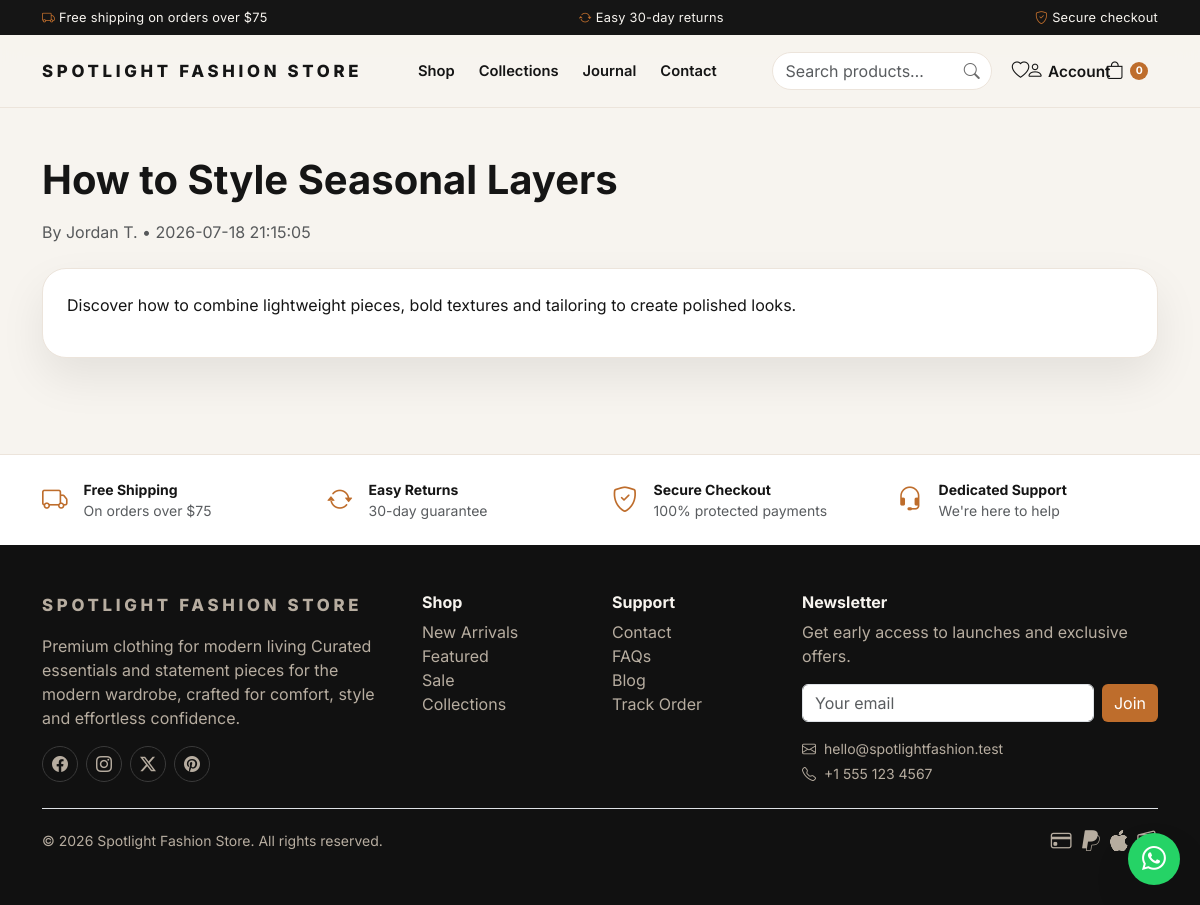
The app's page /blog.php?slug=how-to-style-seasonal-layers with its own data.
### tables this page shows
CREATE TABLE IF NOT EXISTS settings (
    id INT UNSIGNED AUTO_INCREMENT PRIMARY KEY,
    setting_key VARCHAR(100) NOT NULL UNIQUE,
    setting_value TEXT NULL,
    created_at TIMESTAMP DEFAULT CURRENT_TIMESTAMP,
    updated_at TIMESTAMP DEFAULT CURRENT_TIMESTAMP ON UPDATE CURRENT_TIMESTAMP,
    INDEX idx_setting_key (setting_key)
);

CREATE TABLE IF NOT EXISTS blog_posts (
    id INT UNSIGNED AUTO_INCREMENT PRIMARY KEY,
    title VARCHAR(220) NOT NULL,
    slug VARCHAR(220) NOT NULL UNIQUE,
    excerpt TEXT NULL,
    content LONGTEXT NULL,
    featured_image VARCHAR(255) NULL,
    author VARCHAR(120) NULL,
    status ENUM('published','draft') NOT NULL DEFAULT 'draft',
    created_at TIMESTAMP DEFAULT CURRENT_TIMESTAMP,
    updated_at TIMESTAMP DEFAULT CURRENT_TIMESTAMP ON UPDATE CURRENT_TIMESTAMP,
    INDEX idx_blog_posts_slug (slug)
);

### Includes/functions.php (called while the page is built, shortened)
<?php
function db(): PDO {
    static $pdo = null;
    if ($pdo instanceof PDO) {
        return $pdo;
    }
    $dsn = 'mysql:host=' . DB_HOST . ';port=' . DB_PORT . ';dbname=' . DB_NAME . ';charset=utf8mb4';
    try {
        $pdo = new PDO($dsn, DB_USER, DB_PASS, [
            PDO::ATTR_ERRMODE => PDO::ERRMODE_EXCEPTION,
            PDO::ATTR_DEFAULT_FETCH_MODE => PDO::FETCH_ASSOC,
            PDO::ATTR_EMULATE_PREPARES => false,
        ]);
        return $pdo;
    } catch (PDOException $exception) {
        throw new RuntimeException('Database connection failed: ' . $exception->getMessage());
    }
}
function e(string $value): string {
    return htmlspecialchars($value, ENT_QUOTES, 'UTF-8');
}
function get_setting(string $key, string $default = ''): string {
    try {
        $stmt = db()->prepare('SELECT setting_value FROM settings WHERE setting_key = ? LIMIT 1');
        $stmt->execute([$key]);
        $row = $stmt->fetch();
        return $row['setting_value'] ?? $default;
    } catch (Throwable $exception) {
        return $default;
    }
}
function get_cart_count(): int {
    return isset($_SESSION['cart']) ? count($_SESSION['cart']) : 0;
}

### blog.php (the view, shortened to what this page needs)
<?php
require_once __DIR__ . '/Includes/header.php';
$slug = sanitize($_GET['slug'] ?? '');
if ($slug !== '') {
    $stmt = db()->prepare('SELECT id, title, slug, content, excerpt, featured_image, author, created_at FROM blog_posts WHERE slug = ? AND status = "published" LIMIT 1');
    $stmt->execute([$slug]);
    $post = $stmt->fetch();
} else {
    $post = null;
}
?>
<section class="container py-5">
    <?php if ($post): ?>
        <h1 class="fw-bold mb-3"><?php echo e($post['title']); ?></h1>
        <p class="text-muted">By <?php echo e($post['author'] ?? 'Spotlight Team'); ?> • <?php echo e($post['created_at']); ?></p>
        <div class="section-card p-4 mt-4">
            <p><?php echo e($post['content']); ?></p>
        </div>
    <?php endif; ?>
</section>
<?php require_once __DIR__ . '/Includes/footer.php'; ?>

### Includes/header.php (shortened to what this page needs)
<?php
require_once __DIR__ . '/functions.php';
$cartCount = get_cart_count();
$siteName = get_setting('site_name', SITE_NAME);
$siteTagline = get_setting('site_tagline', 'Premium fashion for modern living.');
$currentPage = basename($_SERVER['SCRIPT_NAME']);
$navLinks = [
    'shop.php' => 'Shop',
    'index.php#collections' => 'Collections',
    'index.php#blog' => 'Journal',
    'index.php#contact' => 'Contact',
];
?><!DOCTYPE html>
<html lang="en">
<head>
    <link rel="stylesheet" href="https://cdn.jsdelivr.net/npm/bootstrap@5.3.3/dist/css/bootstrap.min.css">
    <link rel="stylesheet" href="https://cdn.jsdelivr.net/npm/bootstrap-icons@1.11.3/font/bootstrap-icons.css">
    <link rel="stylesheet" href="<?php echo ASSET_URL; ?>css/style.css">
</head>
<body>
<div class="announce-bar">
    <div class="container d-flex justify-content-center justify-content-md-between align-items-center flex-wrap gap-1 py-2">
        <span class="d-none d-md-inline"><i class="bi bi-truck me-1"></i>Free shipping on orders over $75</span>
        <span><i class="bi bi-arrow-repeat me-1"></i>Easy 30-day returns</span>
        <span class="d-none d-md-inline"><i class="bi bi-shield-check me-1"></i>Secure checkout</span>
    </div>
</div>
<header class="topbar">
    <div class="container py-3 d-flex justify-content-between align-items-center gap-3">
        <a class="brand" href="<?php echo BASE_URL; ?>">
            <?php echo e($siteName); ?>
        </a>
        <nav class="d-none d-lg-flex gap-4 align-items-center main-nav">
            <?php foreach ($navLinks as $href => $label): ?>
                <a href="<?php echo BASE_URL . $href; ?>" class="<?php echo (strpos($href, '#') === false && $currentPage === $href) ? 'active' : ''; ?>"><?php echo e($label); ?></a>
            <?php endforeach; ?>
        </nav>
        <div class="d-flex align-items-center gap-1 gap-md-2">
            <form class="search-form d-none d-md-flex" action="<?php echo BASE_URL; ?>shop.php" method="get" role="search">
                <input class="form-control" type="search" name="q" placeholder="Search products…" aria-label="Search products">
                <button type="submit" aria-label="Search"><i class="bi bi-search"></i></button>
            </form>
            <a class="icon-btn d-none d-sm-inline-flex" href="<?php echo BASE_URL; ?>User/wishlist.php" aria-label="Wishlist" title="Wishlist"><i class="bi bi-heart"></i></a>
            <a class="icon-btn" href="<?php echo isset($_SESSION['user_id']) ? BASE_URL . 'User/profile.php' : BASE_URL . 'login.php'; ?>" aria-label="Account" title="Account">
                <i class="bi bi-person"></i>
                <span class="d-none d-lg-inline ms-1 small fw-semibold"><?php echo isset($_SESSION['user_name']) ? e(explode(' ', $_SESSION['user_name'])[0]) : 'Account'; ?></span>
            </a>
            <a class="icon-btn cart-btn" href="<?php echo BASE_URL; ?>cart.php" aria-label="Cart">
                <i class="bi bi-bag"></i>
                <span class="cart-count" data-cart-count><?php echo (int) $cartCount; ?></span>
            </a>
        </div>
    </div>
</header>
<main class="pb-5">

### Includes/footer.php (shortened to what this page needs)
</main>
<section class="usp-bar py-4">
    <div class="container">
        <div class="row g-4 text-center text-md-start">
            <div class="col-6 col-md-3 d-flex align-items-center gap-3 justify-content-center justify-content-md-start">
                <i class="bi bi-truck"></i>
                <div>
                    <div class="fw-bold small">Free Shipping</div>
                    <div class="text-muted small">On orders over $75</div>
                </div>
            </div>
            <div class="col-6 col-md-3 d-flex align-items-center gap-3 justify-content-center justify-content-md-start">
                <i class="bi bi-arrow-repeat"></i>
                <div>
                    <div class="fw-bold small">Easy Returns</div>
                    <div class="text-muted small">30-day guarantee</div>
                </div>
            </div>
            <div class="col-6 col-md-3 d-flex align-items-center gap-3 justify-content-center justify-content-md-start">
                <i class="bi bi-shield-check"></i>
                <div>
                    <div class="fw-bold small">Secure Checkout</div>
                    <div class="text-muted small">100% protected payments</div>
                </div>
            </div>
            <div class="col-6 col-md-3 d-flex align-items-center gap-3 justify-content-center justify-content-md-start">
                <i class="bi bi-headset"></i>
                <div>
                    <div class="fw-bold small">Dedicated Support</div>
                    <div class="text-muted small">We're here to help</div>
                </div>
            </div>
        </div>
    </div>
</section>
<footer class="footer py-5">
    <div class="container">
        <div class="row g-4">
            <div class="col-lg-4">
                <a class="brand d-inline-block mb-3" href="<?php echo BASE_URL; ?>"><?php echo e($siteName); ?></a>
                <p class="text-muted"><?php echo e($siteTagline); ?> Curated essentials and statement pieces for the modern wardrobe, crafted for comfort, style and effortless confidence.</p>
                <div class="d-flex gap-2 mt-3 footer-social">
                    <a href="#" aria-label="Facebook"><i class="bi bi-facebook"></i></a>
                    <a href="#" aria-label="Instagram"><i class="bi bi-instagram"></i></a>
                    <a href="#" aria-label="Twitter"><i class="bi bi-twitter-x"></i></a>
                    <a href="#" aria-label="Pinterest"><i class="bi bi-pinterest"></i></a>
                </div>
            </div>
            <div class="col-6 col-lg-2">
                <h6 class="fw-bold">Shop</h6>
                <ul class="list-unstyled text-muted">
                    <li><a href="<?php echo BASE_URL; ?>shop.php">New Arrivals</a></li>
                    <li><a href="<?php echo BASE_URL; ?>shop.php">Featured</a></li>
                    <li><a href="<?php echo BASE_URL; ?>shop.php">Sale</a></li>
                    <li><a href="<?php echo BASE_URL; ?>index.php#collections">Collections</a></li>
                </ul>
            </div>
            <div class="col-6 col-lg-2">
                <h6 class="fw-bold">Support</h6>
                <ul class="list-unstyled text-muted">
                    <li><a href="<?php echo BASE_URL; ?>index.php#contact">Contact</a></li>
                    <li><a href="<?php echo BASE_URL; ?>index.php#faq">FAQs</a></li>
                    <li><a href="<?php echo BASE_URL; ?>index.php#blog">Blog</a></li>
                    <li><a href="<?php echo BASE_URL; ?>cart.php">Track Order</a></li>
                </ul>
            </div>
            <div class="col-lg-4">
                <h6 class="fw-bold">Newsletter</h6>
                <p class="text-muted">Get early access to launches and exclusive offers.</p>
                <form class="newsletter-form d-flex gap-2" method="post" action="<?php echo BASE_URL; ?>index.php">
                    <input class="form-control" type="email" name="email" placeholder="Your email" required>
                    <button class="btn btn-accent" type="submit">Join</button>
                </form>
                <div class="d-flex align-items-center gap-2 text-muted small mt-3">
                    <i class="bi bi-envelope"></i><span><?php echo e(SITE_EMAIL); ?></span>
                </div>
                <div class="d-flex align-items-center gap-2 text-muted small mt-1">
                    <i class="bi bi-telephone"></i><span><?php echo e(SITE_PHONE); ?></span>
                </div>
            </div>
        </div>
        <div class="d-flex flex-column flex-md-row justify-content-between align-items-center gap-2 border-top mt-4 pt-3 text-muted small">
            <span>&copy; <?php echo date('Y'); ?> <?php echo e($siteName); ?>. All rights reserved.</span>
            <div class="d-flex align-items-center gap-2 payment-icons">
                <i class="bi bi-credit-card"></i>
                <i class="bi bi-paypal"></i>
                <i class="bi bi-apple"></i>
            </div>
        </div>
    </div>
</footer>
<a class="whatsapp-float" href="https://wa.me/15551234567" target="_blank" rel="noopener" aria-label="Chat on WhatsApp">
    <i class="bi bi-whatsapp"></i>
</a>
</body>
</html>

### Assets/css/style.css (style rules this page uses)
:root { --bg: #f7f4ef; --surface: #fffdf9; --text: #151515; --muted: #6b6b6b; --accent: #be6d2c; --accent-dark: #8b4613; --accent-light: #f6e6d8; --border: #ece4db; --shadow: 0 20px 45px rgba(17, 17, 17, 0.08); --shadow-sm: 0 8px 20px rgba(17, 17, 17, 0.06); --radius-lg: 1.5rem; --radius-md: 1rem; }
* { box-sizing: border-box; }
html { scroll-behavior: smooth; scroll-padding-top: 6.5rem; }
body { font-family: "Inter", sans-serif; background: var(--bg); color: var(--text); overflow-x: hidden; }
a { text-decoration: none; color: inherit; }
.btn-accent { background: var(--accent); color: white; border: none; }
.announce-bar { background: var(--text); color: #f7f4ef; font-size: 0.8rem; letter-spacing: 0.02em; }
.announce-bar i { color: var(--accent); }
.brand { font-weight: 800; letter-spacing: 0.22em; text-transform: uppercase; font-size: 1.05rem; white-space: nowrap; }
.topbar { position: sticky; top: 0; z-index: 1030; background: rgba(247, 244, 239, 0.95); backdrop-filter: blur(14px); border-bottom: 1px solid var(--border); }
.main-nav a { position: relative; font-weight: 600; font-size: 0.92rem; color: var(--text); padding: 0.35rem 0; }
.main-nav a::after { content: ""; position: absolute; left: 0; bottom: -2px; width: 0; height: 2px; background: var(--accent); transition: width 0.2s ease; }
.search-form { position: relative; align-items: center; }
.search-form .form-control { width: 220px; border-radius: 999px; padding-right: 2.5rem; border-color: var(--border); background: white; }
.search-form button { position: absolute; right: 0.3rem; top: 50%; transform: translateY(-50%); border: none; background: transparent; color: var(--muted); width: 2rem; height: 2rem; border-radius: 50%; display: flex; align-items: center; justify-content: center; }
.icon-btn { position: relative; display: inline-flex; align-items: center; justify-content: center; width: 2.5rem; height: 2.5rem; border-radius: 50%; font-size: 1.1rem; color: var(--text); transition: background 0.2s ease, color 0.2s ease; }
.icon-btn.cart-btn { width: auto; padding: 0 0.6rem; gap: 0.25rem; }
.cart-count { position: absolute; top: -0.15rem; right: -0.15rem; background: var(--accent); color: white; font-size: 0.65rem; font-weight: 700; min-width: 1.15rem; height: 1.15rem; border-radius: 50%; display: flex; align-items: center; justify-content: center; padding: 0 0.2rem; }
.icon-btn.cart-btn .cart-count { position: static; margin-left: 0.15rem; }
.section-card { background: white; border-radius: var(--radius-lg); box-shadow: var(--shadow); border: 1px solid var(--border); }
.usp-bar { background: white; border-top: 1px solid var(--border); }
.usp-bar i { font-size: 1.6rem; color: var(--accent); flex-shrink: 0; }
.footer { background: #111; color: #f7f4ef; }
.footer a, .footer .text-muted, .footer p { color: #b7ada0 !important; }
.footer h5, .footer h6 { color: #f7f4ef; }
.footer-social a { width: 2.25rem; height: 2.25rem; border-radius: 50%; border: 1px solid #3a3a3a; display: inline-flex; align-items: center; justify-content: center; }
.payment-icons i { font-size: 1.3rem; }
.whatsapp-float { position: fixed; right: 1.25rem; bottom: 1.25rem; width: 3.25rem; height: 3.25rem; background: #25d366; color: white; border-radius: 50%; display: flex; align-items: center; justify-content: center; font-size: 1.5rem; box-shadow: var(--shadow); z-index: 1050; }

### records on screen
settings: setting_value "SPOTLIGHT FASHION STORE", setting_value "Spotlight Fashion Store"
blog_posts: title "How to Style Seasonal Layers", author "Jordan T.", created_at "2026-07-18 21:15:05", content "Discover how to combine lightweight pieces, bold textures and tailoring to create polished looks."
settings: setting_value "Premium clothing for modern living"

### other values on screen
$label "Shop"
$label "Collections"
$label "Journal"
$label "Contact"
$cartCount "0"
SITE_EMAIL "hello@spotlightfashion.test"
SITE_PHONE "+1 555 123 4567"
